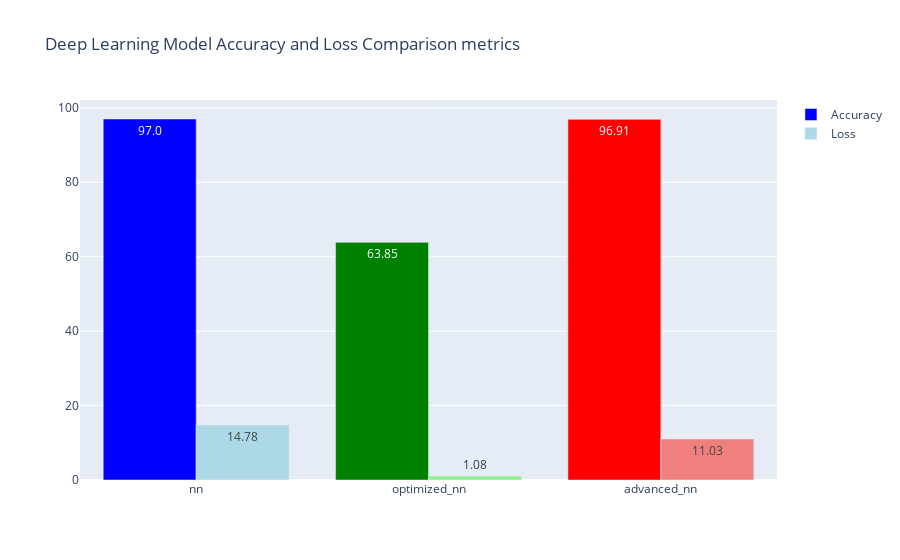

The code cell stored with this chart in its notebook:
### Code cell
import plotly.graph_objects as go

# Data for each model
models = ['nn', 'optimized_nn', 'advanced_nn']
accuracies = [97.00, 63.85, 96.91]  
losses = [14.78, 1.08, 11.03]  

# Create traces for accuracies and losses
trace1 = go.Bar(
    x=models,
    y=accuracies,
    name='Accuracy',
    marker=dict(color=['blue', 'green', 'red']),
    hoverinfo='y',
    text=accuracies,
    textposition='auto',
    hovertemplate=
    '<b>Model</b>: %{x}<br><b>Accuracy</b>: %{y:.2f}%<extra></extra>'  # Display value as percentage
)

trace2 = go.Bar(
    x=models,
    y=losses,
    name='Loss',
    marker=dict(color=['lightblue', 'lightgreen', 'lightcoral']),
    hoverinfo='y',
    text=losses,
    textposition='auto',
    hovertemplate=
    '<b>Model</b>: %{x}<br><b>Loss</b>: %{y:.2f}%<extra></extra>'  # Display value as percentage
)

# Create the layout and add traces
layout = go.Layout(
    title='Deep Learning Model Accuracy and Loss Comparison metrics',
    barmode='group'
)

fig = go.Figure(data=[trace1, trace2], layout=layout)

# Show plot
fig.show()

### Figure 1 — Plotly figure (JSON) as saved in the notebook; plotly's stock layout.template omitted (floating-point values rounded to 4 significant figures)
{"data": [{"hoverinfo": "y", "hovertemplate": "<b>Model</b>: %{x}<br><b>Accuracy</b>: %{y:.2f}%<extra></extra>", "marker": {"color": ["blue", "green", "red"]}, "name": "Accuracy", "text": ["97.0", "63.85", "96.91"], "textposition": "auto", "type": "bar", "x": ["nn", "optimized_nn", "advanced_nn"], "y": [97, 63.85, 96.91]}, {"hoverinfo": "y", "hovertemplate": "<b>Model</b>: %{x}<br><b>Loss</b>: %{y:.2f}%<extra></extra>", "marker": {"color": ["lightblue", "lightgreen", "lightcoral"]}, "name": "Loss", "text": ["14.78", "1.08", "11.03"], "textposition": "auto", "type": "bar", "x": ["nn", "optimized_nn", "advanced_nn"], "y": [14.78, 1.08, 11.03]}], "layout": {"barmode": "group", "title": {"text": "Deep Learning Model Accuracy and Loss Comparison metrics"}}}
